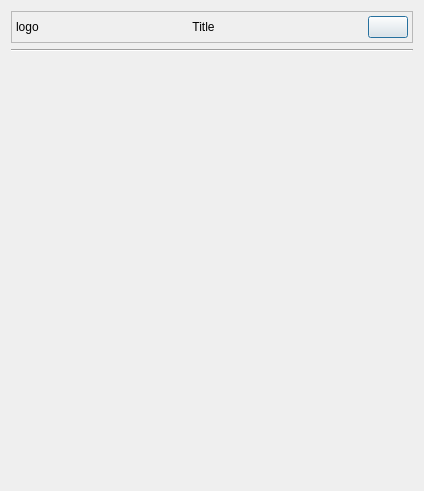
<?xml version="1.0" encoding="UTF-8"?>
<ui version="4.0">
 <class>BaseDialog</class>
 <widget class="QDialog" name="BaseDialog">
  <property name="geometry">
   <rect>
    <x>0</x>
    <y>0</y>
    <width>424</width>
    <height>491</height>
   </rect>
  </property>
  <property name="windowTitle">
   <string>Dialog</string>
  </property>
  <layout class="QGridLayout" name="gridLayout">
   <item row="0" column="0">
    <layout class="QVBoxLayout" name="verticalLayout" stretch="0,0,1">
     <item>
      <widget class="QFrame" name="frameTitle">
       <property name="frameShape">
        <enum>QFrame::StyledPanel</enum>
       </property>
       <property name="frameShadow">
        <enum>QFrame::Raised</enum>
       </property>
       <layout class="QHBoxLayout" name="horizontalLayout" stretch="0,1,0">
        <property name="leftMargin">
         <number>4</number>
        </property>
        <property name="topMargin">
         <number>4</number>
        </property>
        <property name="rightMargin">
         <number>4</number>
        </property>
        <property name="bottomMargin">
         <number>4</number>
        </property>
        <item>
         <widget class="QLabel" name="labelLogo">
          <property name="text">
           <string>logo</string>
          </property>
         </widget>
        </item>
        <item>
         <widget class="QLabel" name="labelTitle">
          <property name="text">
           <string>&lt;html&gt;&lt;head/&gt;&lt;body&gt;&lt;p align=&quot;center&quot;&gt;Title&lt;/p&gt;&lt;/body&gt;&lt;/html&gt;</string>
          </property>
         </widget>
        </item>
        <item>
         <widget class="QPushButton" name="pushButtonClose">
          <property name="text">
           <string/>
          </property>
         </widget>
        </item>
       </layout>
      </widget>
     </item>
     <item>
      <widget class="Line" name="line">
       <property name="orientation">
        <enum>Qt::Horizontal</enum>
       </property>
      </widget>
     </item>
     <item>
      <widget class="QWidget" name="widgetBody" native="true"/>
     </item>
    </layout>
   </item>
  </layout>
 </widget>
 <resources/>
 <connections/>
</ui>
